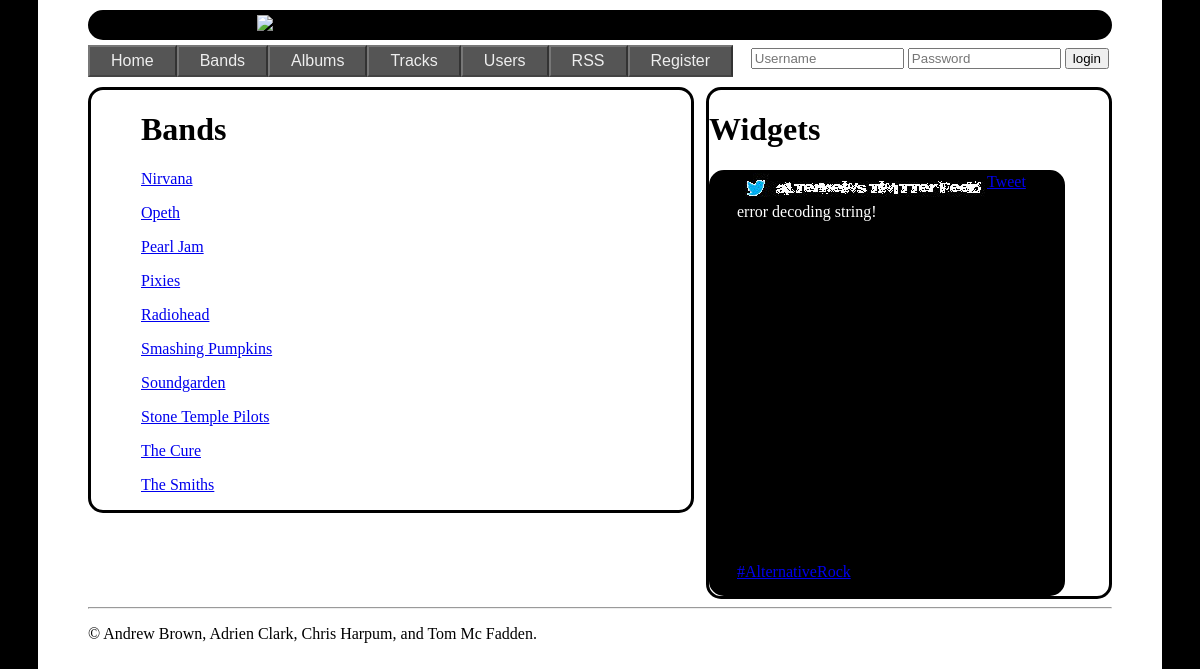
/bandlist.php, run on the app's committed database.
### tables this page shows
CREATE TABLE IF NOT EXISTS `artist` (
  `artistid` int(11) NOT NULL AUTO_INCREMENT,
  `artistname` varchar(100) NOT NULL,
  `artistdescription` varchar(5000) DEFAULT NULL,
  PRIMARY KEY (`artistid`),
  UNIQUE KEY `artistname` (`artistname`)
);

### bandlist.php (the view, shortened to what this page needs)
<!DOCTYPE html>
<?php
require_once 'databasevars.php';
?>
<html>
    <head>
        <link rel="stylesheet" type="text/css" href="./CSS/alternews.css">
    </head>
    <body>
        <?php
        include_once 'header.php';
        if (isset($_GET['artistid'])) {
            show_band($_GET['artistid']);
        } else {
            echo "<div id='pagecontent'>\n";
            echo "<h1>Bands</h1>\n";
            if (!($db_server = mysqli_connect($db_hostname, $db_username, $db_password, $db_database))) {
                echo "<p>Could not connect to database:" . mysqli_error($db_server) . "</p>\n";
            } else {
                $artistquery = 'SELECT artistid, artistname FROM artist ORDER BY artistname ASC';
                if (!($result = mysqli_query($db_server, $artistquery))) {
                    echo "<p>Could not access bands:" . mysqli_error($db_server) . "</p>\n";
                } else {
                    $len = mysqli_num_rows($result);
                    echo "<span id='artists'>\n";
                    for ($i = 0; $i < $len; ++$i) {
                        $artistdetails = mysqli_fetch_assoc($result);
                        echo "<p><a href='bandlist.php?artistid={$artistdetails['artistid']}'>{$artistdetails['artistname']}</a></p>\n";
                    }
                    echo "</span>\n";
                }
            }
        }
        echo "</div>\n";
        include_once 'widgetpane.php';
        ?>
    </body>
</html>

### CSS/alternews.css (style rules this page uses)
html { display: block; overflow: auto; background-color: black; }
body { display: block; background-color: white; width: 1024px; min-height: 1024px; margin: auto; padding-right: 50px; padding-left:50px; padding-top: 10px; }
div#pagecontent { display: block; float: left; color: black; border: 3px solid black; border-radius: 15px; padding: 0px 50px 0px; width: 500px; }

### data on the page
artist: artistname "Nirvana"
artist: artistname "Opeth"
artist: artistname "Pearl Jam"
artist: artistname "Pixies"
artist: artistname "Radiohead"
artist: artistname "Smashing Pumpkins"
artist: artistname "Soundgarden"
artist: artistname "Stone Temple Pilots"
artist: artistname "The Cure"
artist: artistname "The Smiths"

### other printed values
$search "AlternativeRock"
